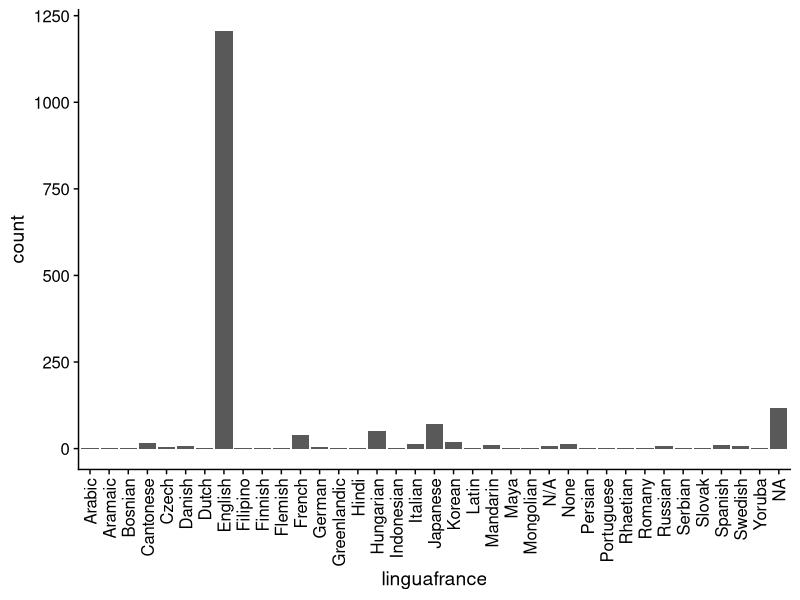
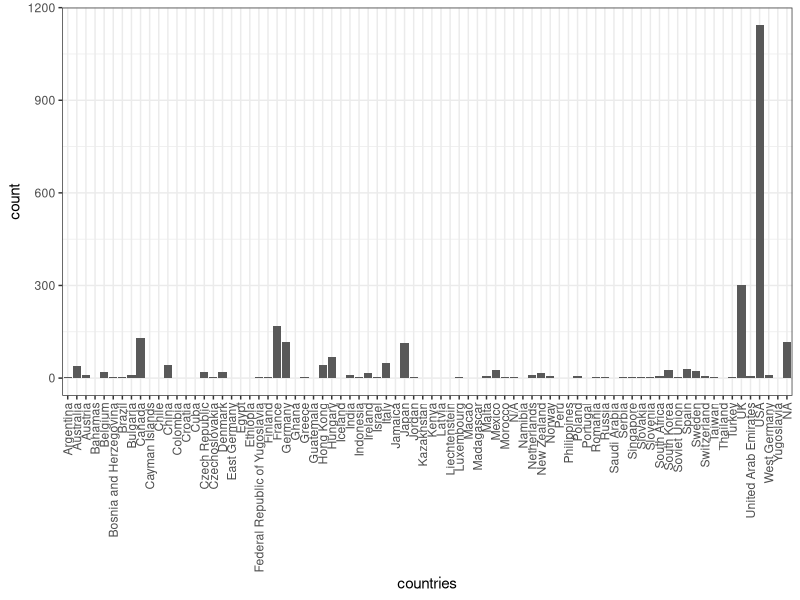
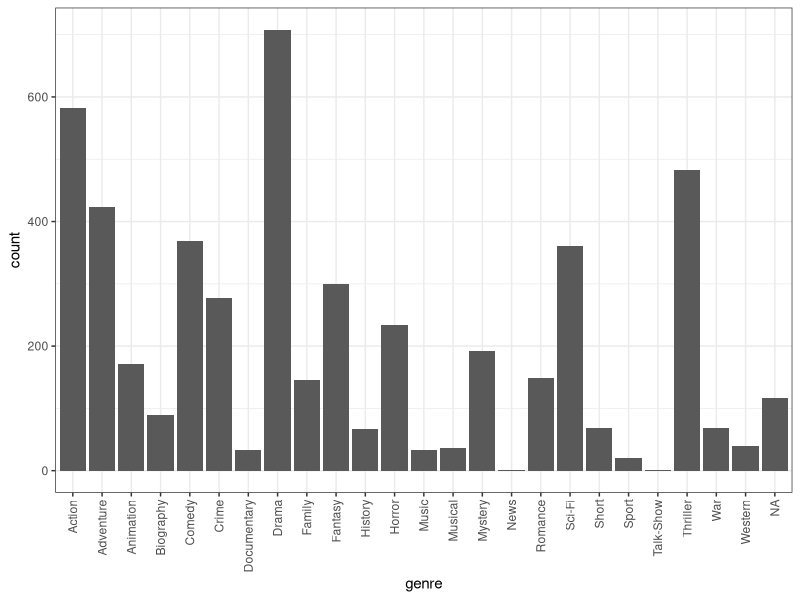

Recreate these plots in R, in order.
library(data.table)
library(ggplot2)
library(cowplot)

films <- fread("films.csv")

linguafrance <- sapply(films$Language, function (x) strsplit(x, ", "),
                       USE.NAMES = FALSE)
linguafrance <- type.convert(sapply(linguafrance, "[[", 1))

ggplot() +
    geom_histogram(mapping = aes(x = linguafrance), stat = "count") +
    theme_cowplot() +
    theme(axis.text.x = element_text(angle = 90, vjust = 0.5, hjust=1))

countries <- sapply(films$Country, function (x) strsplit(x, ", "),
                    USE.NAMES = FALSE)
countries <- type.convert(matrix(unlist(countries, use.names = FALSE)))

ggplot() +
    geom_histogram(mapping = aes(x = countries), stat = "count") +
    theme_bw() +
    theme(axis.text.x = element_text(angle = 90, vjust = 0.5, hjust=1))

genre <- sapply(films$Genre, function (x) strsplit(x, ", "),
                    USE.NAMES = FALSE)
genre <- type.convert(matrix(unlist(genre, use.names = FALSE)))

ggplot() +
    geom_histogram(mapping = aes(x = genre), stat = "count") +
    theme_bw() +
    theme(axis.text.x = element_text(angle = 90, vjust = 0.5, hjust=1))
